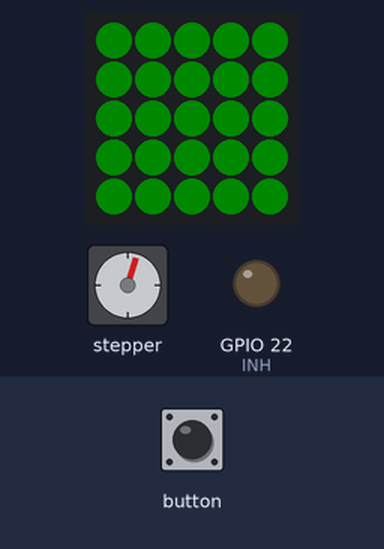
Recording of a sketch running on a simulated ESP32. On the bench: stepper motor, 5×5 RGB LED matrix (first LED top left, wired row by row), output pins drawn as LEDs (lit = HIGH). Wiring (inferred from the names in the program): stepper motor driver (200 steps per turn assumed): step GPIO 21; direction GPIO 25. Dim RGB values are drawn brighter than linear; pins used as bus, display or sensor lines are not drawn.

Above: at 1.83 s.
At 10.66 s:
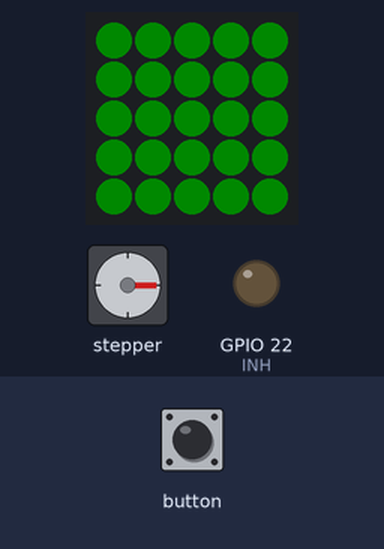
At 20.46 s:
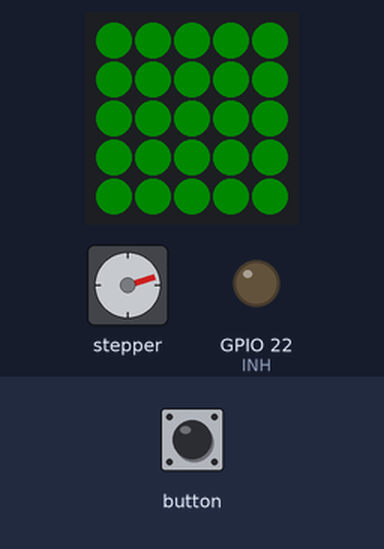
At 39.76 s:
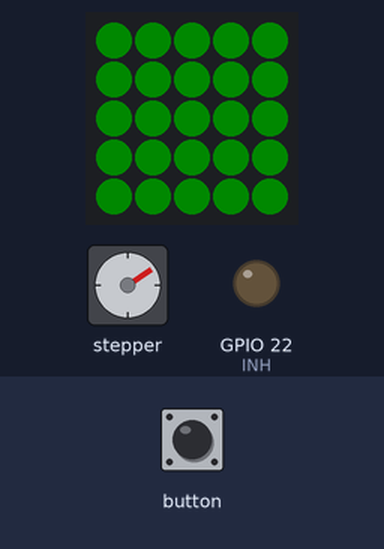
Timing chart, 0 to 40.0 s (numbered marks = the images above):
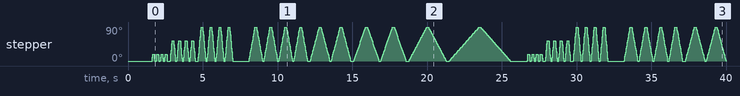

The sketch:

extail_proto1_noizTest.ino
```cpp
// 2024.01.07 1号機 unipola 騒音測定用

#include "M5Atom.h"

#define DIR 25  // 回転方向ピン
#define STEP 21 // ステップピン
#define INH 22  // INHピン

int step_max = 70; // ステップ数（振幅）最大値

// LED表示バッファ
uint8_t DisBuff[2 + 5 * 5 * 3]; // RBGの色値を格納するために使用

// LED表示バッファへの値セット
void setBuff(uint8_t Rdata, uint8_t Gdata, uint8_t Bdata)
{ // LEDの色を設定し、そのデータをDisBuff[]に保存する。
  DisBuff[0] = 0x05;
  DisBuff[1] = 0x05;
  for (int i = 0; i < 25; i++)
  {
    DisBuff[2 + i * 3 + 0] = Rdata;
    DisBuff[2 + i * 3 + 1] = Gdata;
    DisBuff[2 + i * 3 + 2] = Bdata;
  }
}

// LED点灯タスクを渡す変数
int ledTask = 0;

// LEDの点灯をコントロール
void ledControl(void *arg)
{
  while (1)
  {

    if (ledTask == 1)
    {
      // 主電源ON：緑　1秒点灯
      ledTask = 0;
      setBuff(0x40, 0x00, 0x00); // 緑
      M5.dis.displaybuff(DisBuff);
      delay(1000);
      setBuff(0x0, 0x0, 0x0); // 消灯
      M5.dis.displaybuff(DisBuff);
    }
    else if (ledTask == 2)
    {

      // BLE接続 ：LED 青　1秒点灯
      ledTask = 0;
      setBuff(0x00, 0x00, 0x40); // 青
      M5.dis.displaybuff(DisBuff);
      delay(1000);
      setBuff(0x0, 0x0, 0x0); // 消灯
      M5.dis.displaybuff(DisBuff);
    }
    else if (ledTask == 3)
    {
      // BLE切断：LED 赤　1秒点灯
      ledTask = 0;
      setBuff(0x00, 0x40, 0x00); // 赤
      M5.dis.displaybuff(DisBuff);
      delay(1000);
      setBuff(0x0, 0x0, 0x0); // 消灯
      M5.dis.displaybuff(DisBuff);
    }
    else if (ledTask == 4)
    {
      // 心拍受信確認：LED 白　1秒点灯
      ledTask = 0;
      setBuff(0x20, 0x20, 0x20); // 白
      M5.dis.displaybuff(DisBuff);
      delay(1000);
      setBuff(0x0, 0x0, 0x0); // 消灯
      M5.dis.displaybuff(DisBuff);
    }
    else if (ledTask == 5)
    {
      // BLE受信確認：LED 青 2回点滅
      ledTask = 0;
      setBuff(0x0, 0x0, 0x30);
      M5.dis.displaybuff(DisBuff);
      delay(200);
      setBuff(0x0, 0x0, 0x0); // 消灯
      M5.dis.displaybuff(DisBuff);
      delay(200);
      setBuff(0x0, 0x0, 0x30);
      M5.dis.displaybuff(DisBuff);
      delay(200);
      setBuff(0x0, 0x0, 0x0);
      M5.dis.displaybuff(DisBuff);
    }
    else
    {
      // 適度に待つ
      delay(100);
    }
  }
}

void setup()
{
  M5.begin(true, false, true); // Init Atom-Matrix(Initialize serial port, LED).
  delay(10);
  setBuff(0x40, 0x00, 0x00);   // 緑
  M5.dis.displaybuff(DisBuff); // Display the DisBuff color on the LED.

  // タスクの設定
  xTaskCreatePinnedToCore(ledControl, "LEDTask0", 4096, NULL, 1, NULL, 0);

  // ステッピング用のピンの設定
  pinMode(DIR, OUTPUT);
  pinMode(STEP, OUTPUT);
  pinMode(INH, OUTPUT);
  delay(1600);

  Serial.begin(115200);
}

uint8_t FSM = 0; // Store the number of key presses.
void loop()
{
  furifuri_noiseTest();

  if (M5.Btn.wasPressed())
  {
    Serial.println("pressed");
  }

  M5.update();
}

void furifuri_noiseTest()
{
  int switching = 100;

  // 振幅を変えてく
  furifuri_base(10, 2, switching, 4);
  delay(100);
  furifuri_base(30, 2, switching, 4);
  delay(100);
  furifuri_base(50, 2, switching, 4);
  delay(1000);
  // 速度を変えてく
  furifuri_base(50, 4, switching, 4);
  delay(100);
  furifuri_base(50, 6, switching, 2);
  delay(100);
  furifuri_base(50, 8, switching, 2);
  delay(100);
  furifuri_base(50, 12, switching, 1);
  delay(100);
  furifuri_base(50, 20, switching, 1);
  delay(1000);
}

/*---- Basic --*/
// ステッピングモーターの一方高回転（片道分）を実現する基本関数
void step(int stepNum, int waitTime)
{
  for (int i = 0; i < stepNum; i++)
  {
    digitalWrite(STEP, HIGH);
    delay(waitTime);
    digitalWrite(STEP, LOW);
    delay(waitTime);
  }
}

void furifuri_base(int stepNum, int waitTime, int switching, int count)
{

  for (int i = 0; i < count; i++)
  {
    digitalWrite(DIR, HIGH); // 正転
    step(stepNum, waitTime);
    // digitalWrite(INH, HIGH);//Current Stop
    delay(switching);
    // digitalWrite(INH, LOW);//Current Start
    // delayMicroseconds(5); //立ち上がりを待つ

    digitalWrite(DIR, LOW); // 逆転
    step(stepNum, waitTime);
    // digitalWrite(INH, HIGH);//Current Stop
    delay(switching);
    // digitalWrite(INH, LOW);//Current Start
    // delayMicroseconds(5);
  }
}
```
